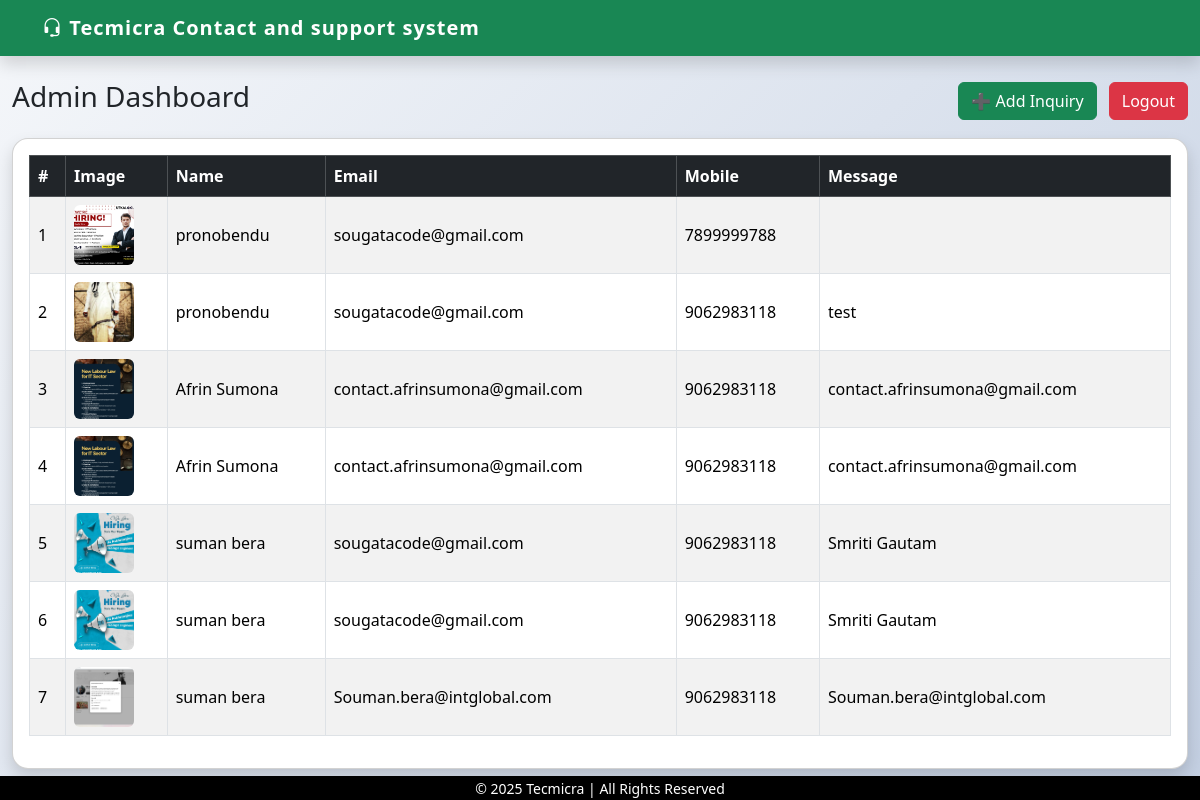
Page /admin/dashboard.php (signed in) on the committed database.
### tables this page shows
CREATE TABLE `contacts` (
  `id` int(11) NOT NULL,
  `name` varchar(100) DEFAULT NULL,
  `email` varchar(100) DEFAULT NULL,
  `mobile` varchar(10) DEFAULT NULL,
  `message` text DEFAULT NULL,
  `image` varchar(255) DEFAULT NULL,
  `created_at` timestamp NOT NULL DEFAULT current_timestamp()
);

### config/Database.php (called while the page is built)
<?php
class Database {
    private $host = "localhost";
    private $dbname = "tecmicra";
    private $user = "root";
    private $pass = "";
    private PDO $conn;
    public function __construct() {
        try {
            $this->conn = new PDO(
                "mysql:host={$this->host};dbname={$this->dbname};charset=utf8",
                $this->user,
                $this->pass
            );
            $this->conn->setAttribute(PDO::ATTR_ERRMODE, PDO::ERRMODE_EXCEPTION);
        } catch (PDOException $e) {
            die("Database connection failed: " . $e->getMessage());
        }
    }
    public function connect(): PDO {
        return $this->conn;
    }
}
?>

### classes/Contact.php (called while the page is built, shortened)
<?php
require_once __DIR__ . '/../config/Database.php';
class Contact {
    private PDO $conn;
    public function __construct() {
        $db = new Database();
        $this->conn = $db->connect();
    }
    public function getAll(): array {
        $stmt = $this->conn->query("SELECT * FROM contacts ORDER BY id DESC");
        return $stmt->fetchAll(PDO::FETCH_ASSOC);
    }
}
?>

### admin/dashboard.php (the view, shortened to what this page needs)
<?php
require_once __DIR__ . '/../public/partials/header.php';
$contact = new Contact();
$inquiries = $contact->getAll();
?>
<div class="container-fluid py-4">
    <div class="d-flex justify-content-between align-items-center mb-3">
        <h3>Admin Dashboard</h3>
        <div>
            <a href="../public/contact_form.php" class="btn btn-success me-2">
                ➕ Add Inquiry
            </a>
            <a href="logout.php" class="btn btn-danger">
                Logout
            </a>
        </div>
    </div>
    <div class="card shadow">
        <div class="card-body">
            <table class="table table-bordered table-striped align-middle">
                <thead class="table-dark">
                    <tr>
                        <th>#</th>
                        <th>Image</th>
                        <th>Name</th>
                        <th>Email</th>
                        <th>Mobile</th>
                        <th>Message</th>
                    </tr>
                </thead>
                <tbody>
                    <?php if (!empty($inquiries)):
                        $i = 1;
                    ?>
                        <?php foreach ($inquiries as $row): ?>
                            <tr>
                                <td><?php echo $i++;  ?></td>
                                <td>
                                    <?php
                                    $imagePath = '../uploads/' . $row['image'];
                                    if (!file_exists($imagePath) || empty($row['image'])) {
                                        $imagePath = '../uploads/default.jpg';
                                    }  ?>
                                    <img src="<?= htmlspecialchars($imagePath) ?>"
                                        width="60" height="60"
                                        style="object-fit:cover; border-radius:6px;">
                                </td>
                                <td><?= htmlspecialchars($row['name']) ?></td>
                                <td><?= htmlspecialchars($row['email']) ?></td>
                                <td><?= htmlspecialchars($row['mobile']) ?></td>
                                <td><?= htmlspecialchars($row['message']) ?></td>
                            </tr>
                        <?php endforeach; ?>
                    <?php else: ?>
                        <tr>
                            <td colspan="6" class="text-center">No inquiries found</td>
                        </tr>
                    <?php endif; ?>
                </tbody>
            </table>
        </div>
    </div>
</div>
<?php
require_once __DIR__ . '/../public/partials/footer.php';
?>

### public/partials/header.php (shortened to what this page needs)
<!DOCTYPE html>
<html lang="en">
<head>
    <link href="https://cdn.jsdelivr.net/npm/bootstrap@5.3.2/dist/css/bootstrap.min.css" rel="stylesheet">
    <link href="https://cdn.jsdelivr.net/npm/bootstrap-icons/font/bootstrap-icons.css" rel="stylesheet">
</head>
<body>
    <nav class="navbar navbar-expand-lg navbar-dark bg-success shadow">
        <div class="container">
            <span class="navbar-brand brand-title">
                <i class="bi bi-headset"></i> Tecmicra Contact and support system
            </span>
        </div>
    </nav>
    <?php
    require_once "../classes/Contact.php";
    ?>

### public/partials/footer.php (shortened to what this page needs)
   <div class="footer">
<div class="container text-center">
        <small>
            © <?= date('Y'); ?> Tecmicra | All Rights Reserved
        </small>
    </div>
</div>
</body>
</html>

### public/partials/header.php (style rules this page uses)
body { background: linear-gradient(135deg, #f5f7fa, #c3cfe2); min-height: 100vh; }
.card { border-radius: 1rem; }
.brand-title { font-weight: 600; letter-spacing: 1px; }
.footer { position: fixed; left: 0; bottom: 0; width: 100%; background-color: black; color: white; text-align: center; }

### rows in the picture
contacts: image (picture), name "pronobendu", email "sougatacode@gmail.com", mobile "7899999788"
contacts: image (picture), name "pronobendu", email "sougatacode@gmail.com", mobile "9062983118", message "test"
contacts: name "Afrin Sumona", email "contact.afrinsumona@gmail.com", mobile "9062983118", message "contact.afrinsumona@gmail.com"
contacts: name "Afrin Sumona", email "contact.afrinsumona@gmail.com", mobile "9062983118", message "contact.afrinsumona@gmail.com"
contacts: image (picture), name "suman bera", email "sougatacode@gmail.com", mobile "9062983118", message "Smriti Gautam"
contacts: image (picture), name "suman bera", email "sougatacode@gmail.com", mobile "9062983118", message "Smriti Gautam"
contacts: image (picture), name "suman bera", email "Souman.bera@intglobal.com", mobile "9062983118", message "Souman.bera@intglobal.com"
